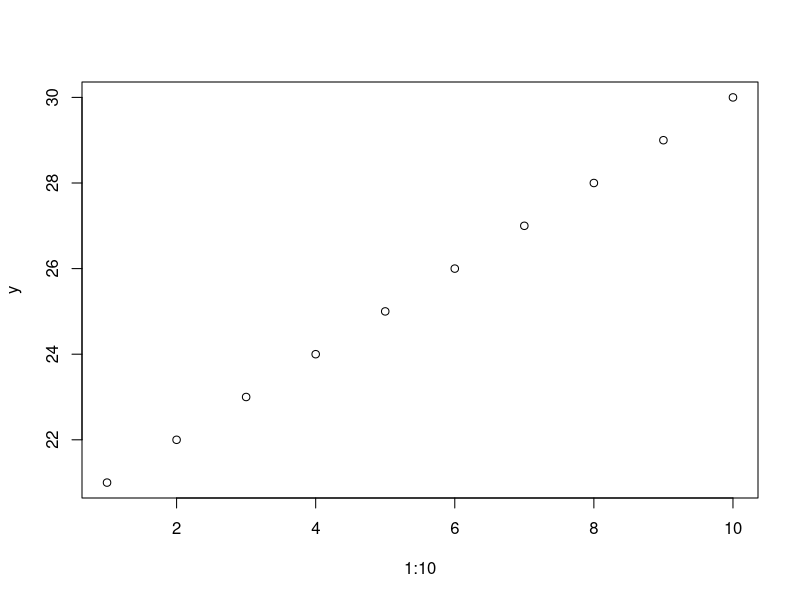
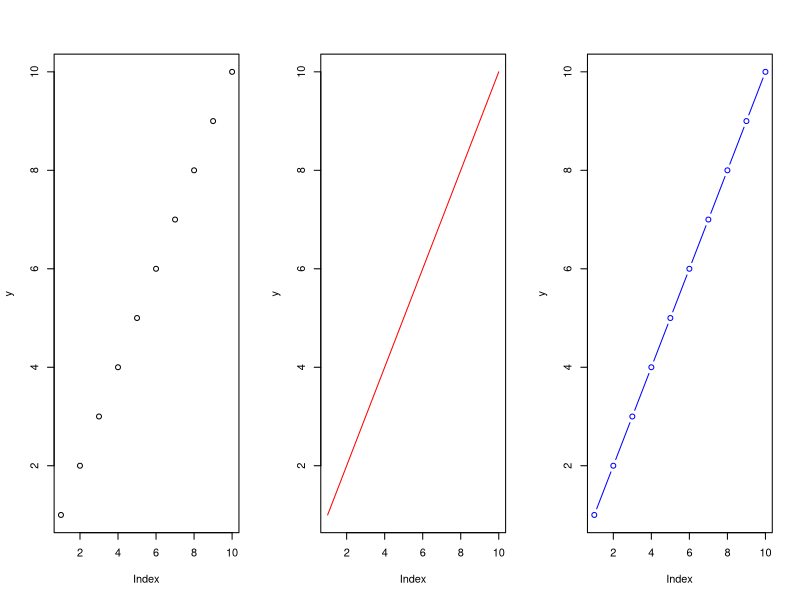
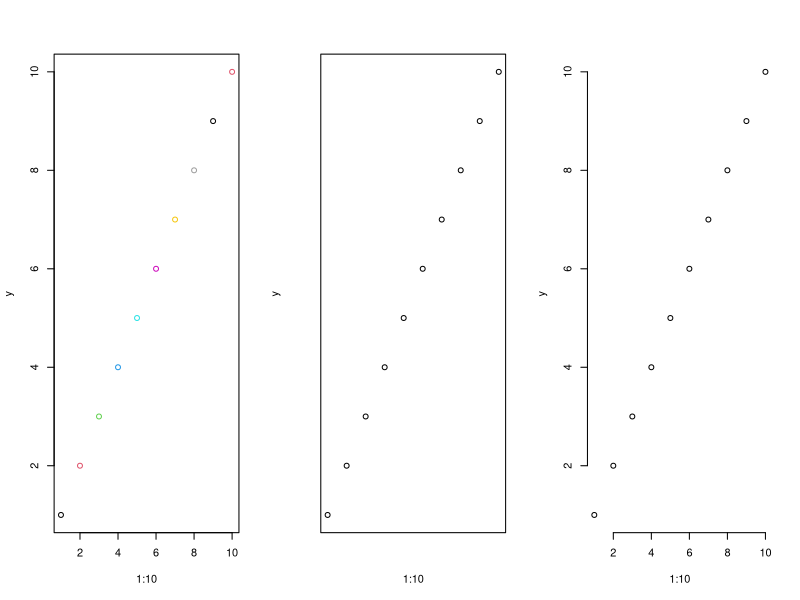
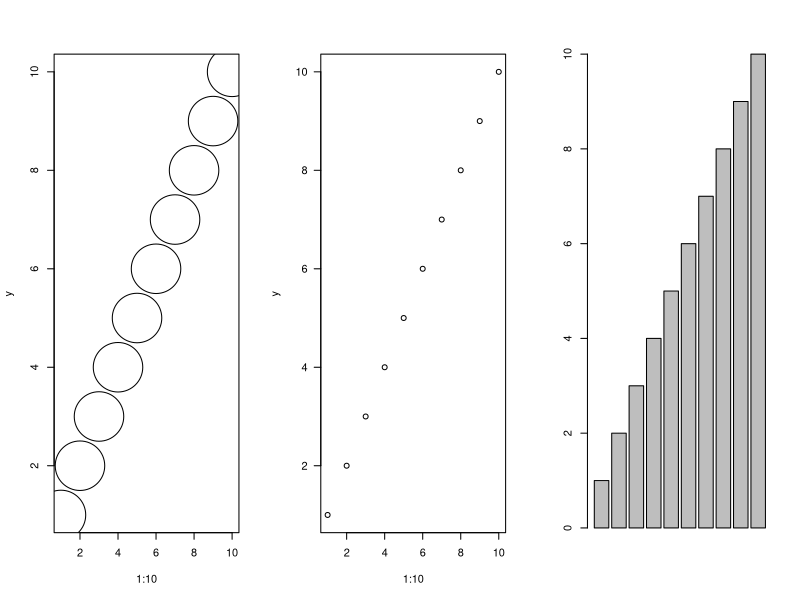
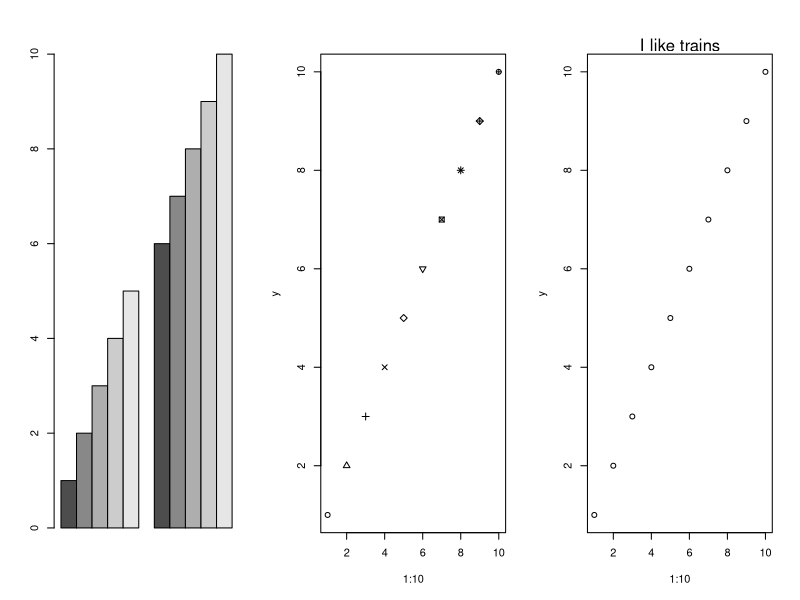
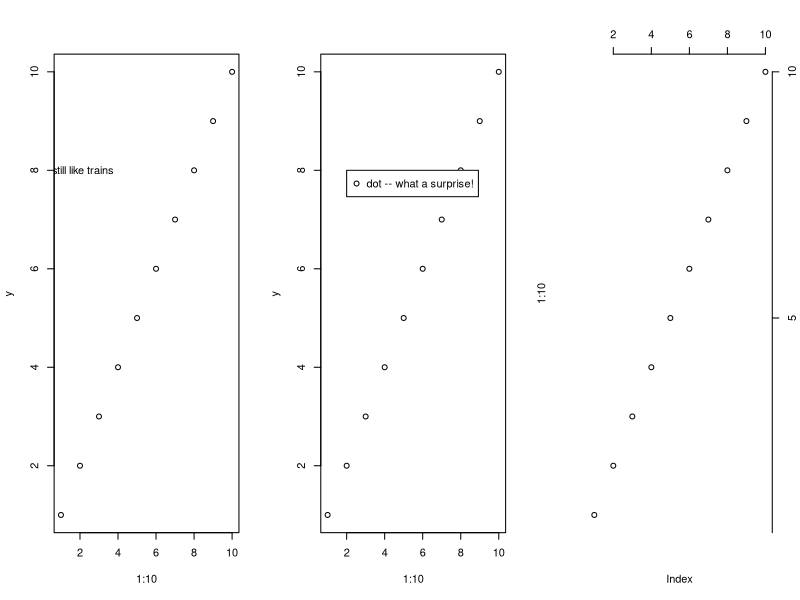
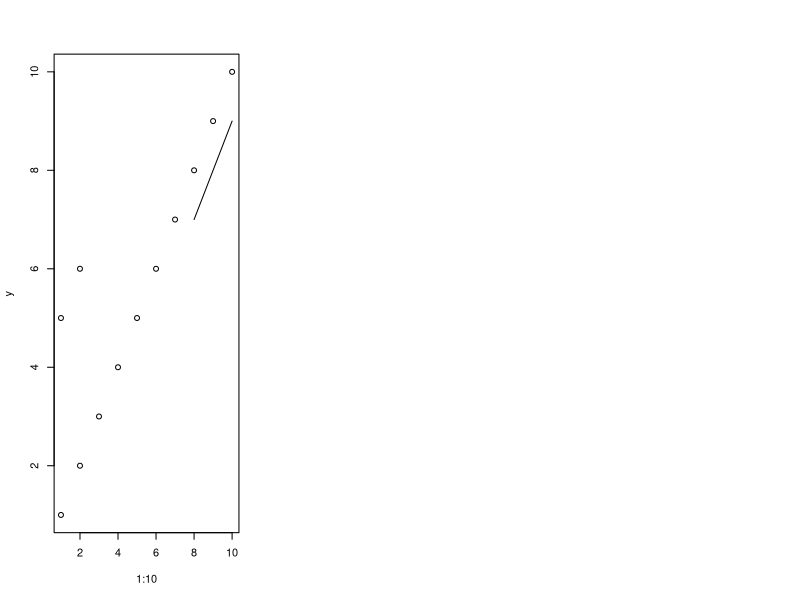

Source code (R) for these figures, in order:
## ---- chunk 1
x = matrix(1:10, 5, 2)
apply(x, 1, mean)
apply(x, 2, mean)
## ---- chunk 2
y = array(1:24, dim = c(2, 3, 4))
apply(y, 3, mean)
## ---- chunk 3
x = data.frame(ID = 1:10, RT = rnorm(10), Group = rep(1:2, 5), Pic = rep(c("Neg", "Pos"), each = 5))
tapply(x$RT, list(x$Group, x$Pic), mean)
## ---- chunk 4
x <- list(ID = 1:10, RT = rnorm(10), Group = rep(1:2, 5))
lapply(x, mean)
## ---- chunk 5
x <- list(ID = 1:10, RT = rnorm(10), Group = rep(1:2, 5))
sapply(x, mean)
## ---- chunk 6
library(plyr)
dfx <- data.frame(
group = c(rep('A', 8), rep('B', 15), 
          rep('C', 6)),
sex = sample(c("M", "F"), size = 29, replace = TRUE),
age = runif(n = 29, min = 18, max = 54))
ddply(dfx, .(group, sex), summarize,
mean = round(mean(age), 2),
sd = round(sd(age), 2))
## ---- chunk 7
y <- 21:30
y
plot(x = 1:10, y = y)
## ---- chunk 8
y <- 1:10
layout(t(1:3))
plot(y)
plot(y, type = "l", col = "red")
plot(y, type = "b", col = "blue")
## ---- chunk 9
plot(x = 1:10, y = y, col = 1:10)
## ---- chunk 10
plot(x = 1:10, y = y, xaxt = "n", yaxt = "n")
## ---- chunk 11
plot(x = 1:10, y = y, bty = "n")
## ---- chunk 12
plot(x = 1:10, y = y, cex = 10)
## ---- chunk 13
plot(x = 1:10, y = y, las = 1)
## ---- chunk 14
barplot(1:10)
## ---- chunk 15
barplot(matrix(1:10, 5, 2), beside = T)
## ---- chunk 16
plot(x = 1:10, y = y, pch = 1:10)
## ---- chunk 17
plot(x = 1:10, y = y)
mtext("I like trains", 3)
## ---- chunk 18
plot(x = 1:10, y = y)
text(2, 8, "I still like trains")
## ---- chunk 19
plot(x = 1:10, y = y)
legend(2, 8, legend = "dot -- what a surprise!", pch = 1)
## ---- chunk 20
plot(x = 1:10, axes = FALSE)
axis(3)
axis(4, at = seq(0, 10, 5), legend = seq(0, 10, 5))
## ---- chunk 21
plot(x = 1:10, y = y)
points(c(5, 6))
lines(c(8, 10), c(7, 9))
